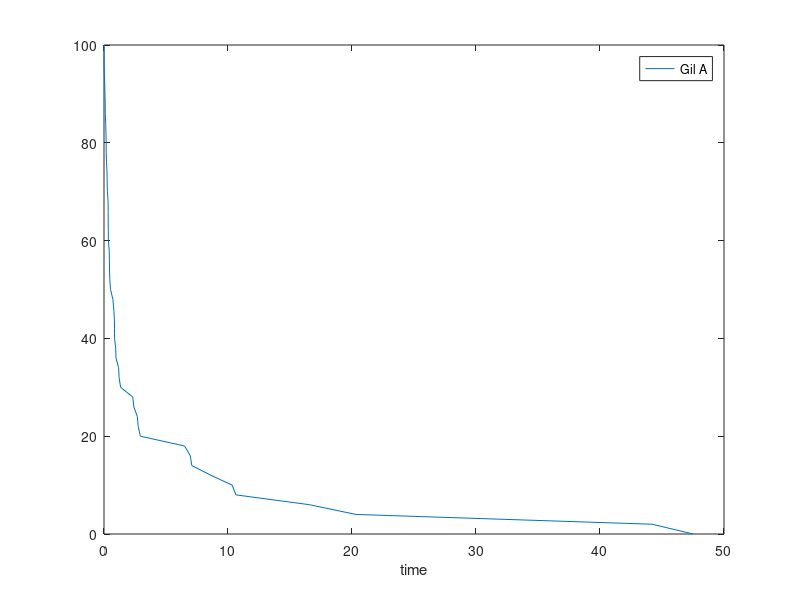

Here is the MATLAB script that generated this plot: (Note: this script raises an error after producing the figure.)
%  A + A --> C
% Simulating 2nd order kinetics using the Gillespie algorithm
% for a homologous 2nd order process.

% Author: Alex Plakantonakis,   Copyright (c) 2019.           License: GNU GPLv3

clear;
rng(0);

% Avonum = 6.02e+23;      % Avogadro's number
% km = 0.01;      % Bimolecular molar kinetic constant [units: 1 /(M sec)];
% V = 10^-21;          % in Liters

global k;       % Bimolecular microscopic kinetic constant [units: 1/sec];

% k = km /(Avonum*V);
k = 0.01;

A(1) = 100;                                        % Initial particle number  
C(1) = 0;                                           % Initial particle number

time(1) = 0;
t = 2;

while A(t-1) > 0                                    
    a(t) = k/2 * A(t-1) * (A(t-1)-1);                  % Propensity function
    dt = -log(rand) / a(t);
    time(t) = time(t-1) + dt;
    A(t) = A(t-1) - 2;
    C(t) = C(t-1) + 1;    
    t = t + 1;
end

figure('Name','2nd Order Rx Time course','NumberTitle','off'); 
plot(time,A);                                        hold on;
% plot(time,C);
xlabel('time');             
legend('Gil A');

% Solve ODE for 2nd order kinetics - Plot Time Courses
tmax=time(t-1);
[t y_sol] = ode45(@o2_hom_dif,[0:tmax/100:tmax],[A(1) ; C(1)]);
scatter(t,y_sol(:,1),'.b');                  
% scatter(t,y_sol(:,2),'.r');

